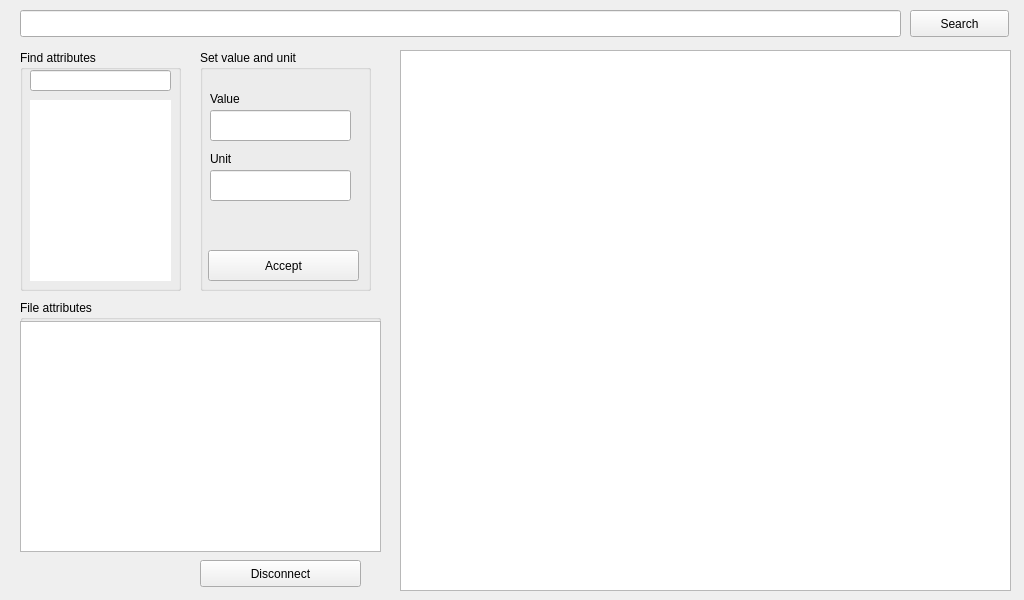
<?xml version="1.0" encoding="UTF-8"?>
<ui version="4.0">
 <class>MainWindow</class>
 <widget class="QMainWindow" name="MainWindow">
  <property name="geometry">
   <rect>
    <x>0</x>
    <y>0</y>
    <width>1024</width>
    <height>600</height>
   </rect>
  </property>
  <property name="cursor">
   <cursorShape>ArrowCursor</cursorShape>
  </property>
  <property name="windowTitle">
   <string>MainWindow</string>
  </property>
  <widget class="QWidget" name="centralWidget">
   <widget class="QGroupBox" name="group_findAttr">
    <property name="enabled">
     <bool>true</bool>
    </property>
    <property name="geometry">
     <rect>
      <x>20</x>
      <y>50</y>
      <width>161</width>
      <height>241</height>
     </rect>
    </property>
    <property name="title">
     <string>Find attributes</string>
    </property>
    <widget class="QLineEdit" name="lineEdit_findAttr">
     <property name="geometry">
      <rect>
       <x>10</x>
       <y>20</y>
       <width>141</width>
       <height>21</height>
      </rect>
     </property>
     <property name="inputMask">
      <string/>
     </property>
     <property name="maxLength">
      <number>32767</number>
     </property>
    </widget>
    <widget class="QListWidget" name="list_foundAttr">
     <property name="geometry">
      <rect>
       <x>10</x>
       <y>50</y>
       <width>141</width>
       <height>181</height>
      </rect>
     </property>
     <property name="frameShape">
      <enum>QFrame::NoFrame</enum>
     </property>
     <property name="frameShadow">
      <enum>QFrame::Plain</enum>
     </property>
    </widget>
   </widget>
   <widget class="QLineEdit" name="lineEdit_query">
    <property name="geometry">
     <rect>
      <x>20</x>
      <y>10</y>
      <width>881</width>
      <height>27</height>
     </rect>
    </property>
    <property name="inputMask">
     <string/>
    </property>
    <property name="text">
     <string/>
    </property>
   </widget>
   <widget class="QPushButton" name="button_search">
    <property name="geometry">
     <rect>
      <x>910</x>
      <y>10</y>
      <width>99</width>
      <height>27</height>
     </rect>
    </property>
    <property name="text">
     <string>Search</string>
    </property>
   </widget>
   <widget class="QLabel" name="label_connection">
    <property name="geometry">
     <rect>
      <x>20</x>
      <y>560</y>
      <width>161</width>
      <height>27</height>
     </rect>
    </property>
    <property name="font">
     <font>
      <weight>75</weight>
      <bold>true</bold>
     </font>
    </property>
    <property name="text">
     <string/>
    </property>
   </widget>
   <widget class="QTableWidget" name="table_results">
    <property name="geometry">
     <rect>
      <x>400</x>
      <y>50</y>
      <width>611</width>
      <height>541</height>
     </rect>
    </property>
    <property name="font">
     <font>
      <strikeout>false</strikeout>
      <stylestrategy>PreferDefault</stylestrategy>
     </font>
    </property>
    <property name="frameShape">
     <enum>QFrame::StyledPanel</enum>
    </property>
    <property name="editTriggers">
     <set>QAbstractItemView::NoEditTriggers</set>
    </property>
    <property name="columnCount">
     <number>0</number>
    </property>
    <attribute name="horizontalHeaderVisible">
     <bool>false</bool>
    </attribute>
    <attribute name="horizontalHeaderShowSortIndicator" stdset="0">
     <bool>true</bool>
    </attribute>
    <attribute name="horizontalHeaderStretchLastSection">
     <bool>true</bool>
    </attribute>
    <attribute name="verticalHeaderVisible">
     <bool>false</bool>
    </attribute>
   </widget>
   <widget class="QLabel" name="label_queryMessage">
    <property name="geometry">
     <rect>
      <x>410</x>
      <y>80</y>
      <width>191</width>
      <height>101</height>
     </rect>
    </property>
    <property name="text">
     <string/>
    </property>
   </widget>
   <widget class="QPushButton" name="button_disconnect">
    <property name="geometry">
     <rect>
      <x>200</x>
      <y>560</y>
      <width>161</width>
      <height>27</height>
     </rect>
    </property>
    <property name="text">
     <string>Disconnect</string>
    </property>
   </widget>
   <widget class="QTableWidget" name="table_attributes">
    <property name="geometry">
     <rect>
      <x>20</x>
      <y>321</y>
      <width>361</width>
      <height>231</height>
     </rect>
    </property>
   </widget>
   <widget class="QGroupBox" name="group_fileAttributes">
    <property name="geometry">
     <rect>
      <x>20</x>
      <y>300</y>
      <width>361</width>
      <height>251</height>
     </rect>
    </property>
    <property name="title">
     <string>File attributes</string>
    </property>
   </widget>
   <widget class="QGroupBox" name="group_setValue">
    <property name="enabled">
     <bool>true</bool>
    </property>
    <property name="geometry">
     <rect>
      <x>200</x>
      <y>50</y>
      <width>171</width>
      <height>241</height>
     </rect>
    </property>
    <property name="title">
     <string>Set value and unit</string>
    </property>
    <widget class="QLineEdit" name="lineEdit_value">
     <property name="geometry">
      <rect>
       <x>10</x>
       <y>60</y>
       <width>141</width>
       <height>31</height>
      </rect>
     </property>
    </widget>
    <widget class="QLineEdit" name="lineEdit_unit">
     <property name="geometry">
      <rect>
       <x>10</x>
       <y>120</y>
       <width>141</width>
       <height>31</height>
      </rect>
     </property>
    </widget>
    <widget class="QLabel" name="label_value">
     <property name="geometry">
      <rect>
       <x>10</x>
       <y>40</y>
       <width>67</width>
       <height>17</height>
      </rect>
     </property>
     <property name="text">
      <string>Value</string>
     </property>
    </widget>
    <widget class="QLabel" name="label_unit">
     <property name="geometry">
      <rect>
       <x>10</x>
       <y>100</y>
       <width>67</width>
       <height>17</height>
      </rect>
     </property>
     <property name="text">
      <string>Unit</string>
     </property>
    </widget>
    <widget class="QPushButton" name="button_acceptValue">
     <property name="geometry">
      <rect>
       <x>8</x>
       <y>200</y>
       <width>151</width>
       <height>31</height>
      </rect>
     </property>
     <property name="text">
      <string>Accept</string>
     </property>
    </widget>
   </widget>
   <zorder>group_findAttr</zorder>
   <zorder>lineEdit_query</zorder>
   <zorder>button_search</zorder>
   <zorder>label_connection</zorder>
   <zorder>table_results</zorder>
   <zorder>label_queryMessage</zorder>
   <zorder>button_disconnect</zorder>
   <zorder>group_fileAttributes</zorder>
   <zorder>table_attributes</zorder>
   <zorder>group_setValue</zorder>
  </widget>
 </widget>
 <layoutdefault spacing="6" margin="11"/>
 <resources/>
 <connections/>
</ui>
